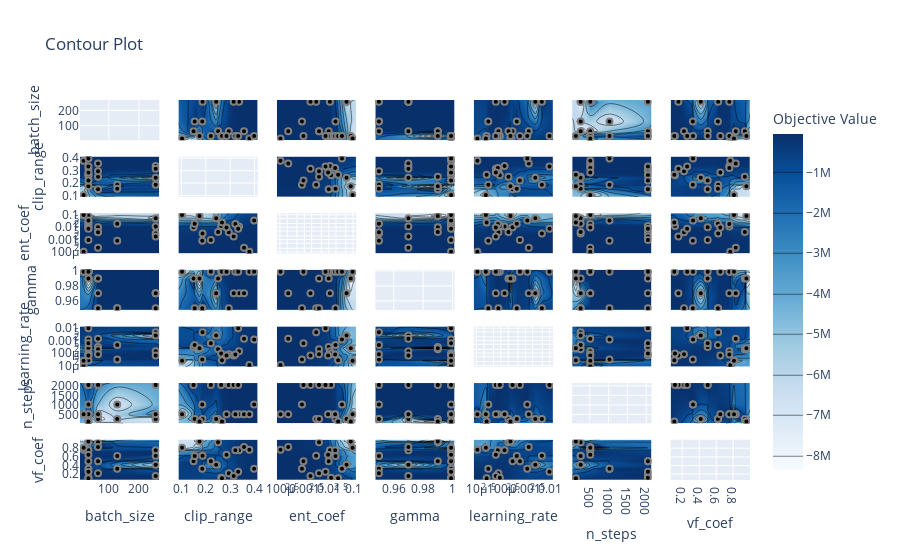

Here is the notebook cell this chart was saved with:
### Markdown cell above
**Contour Plot**

This plot shows the relationship between two hyperparameters and their influence on the objective value.

### Code cell
from optuna.visualization import plot_contour

fig = plot_contour(study)
fig.show()
